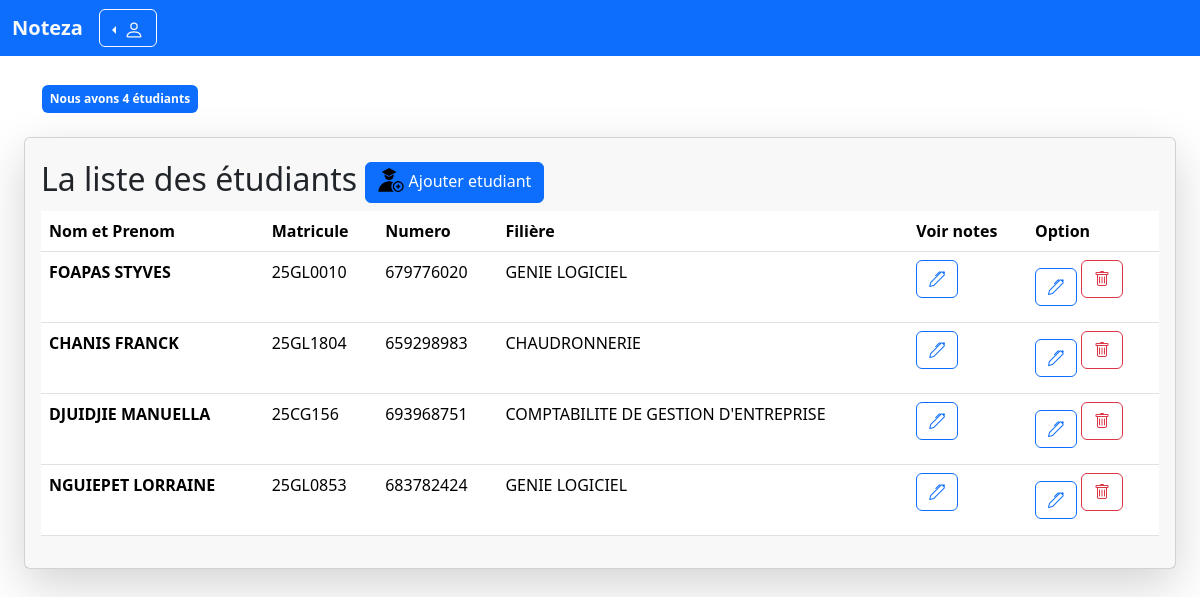
/all-students.php, run on the app's committed database.
### tables this page shows
CREATE TABLE `user` (
  `iduser` int(11) NOT NULL,
  `idfiliere` int(11) DEFAULT NULL,
  `nom` char(32) DEFAULT NULL,
  `prenom` char(32) DEFAULT NULL,
  `matricule` char(32) DEFAULT NULL,
  `mail` char(32) DEFAULT NULL,
  `numero` char(32) DEFAULT NULL,
  `username` char(32) DEFAULT NULL,
  `password` char(32) DEFAULT NULL,
  `role` char(32) DEFAULT NULL
);

CREATE TABLE `filiere` (
  `idfiliere` int(11) NOT NULL,
  `nomfiliere` char(255) DEFAULT NULL,
  `codefiliere` char(255) DEFAULT NULL
);

### models/user.php (called while the page is built, shortened)
<?php
    class User {
        public function getNumberOfStudent($conn){
            $req = $conn -> prepare("SELECT * FROM user WHERE role = 'student'");
            $req -> execute();
            return $req -> rowCount();
        }
        public function AllStudents($conn){
            $role = "student";
            $req = $conn -> prepare("SELECT * FROM user WHERE role =  :role");
            $req -> bindParam(":role", $role);
            $req -> execute();
            return $req -> fetchAll();
        }
    }
?>

### models/filiere.php (called while the page is built, shortened)
<?php
class Filiere {
    public function getName($conn,$id){
        $req = $conn -> prepare ("SELECT * FROM filiere WHERE idfiliere = ? ");
        $req -> execute ([$id]);
        $raw = $req -> fetch();
        return $raw['nomfiliere'];
    }
}
?>

### all-students.php (the view, shortened to what this page needs)
<?php
    require_once 'connexion.php';
    require_once 'models/user.php';
    require_once 'models/filiere.php';
    $user = new User();
    $filiere = new Filiere();
    require_once ('layouts/navbar.php');
    $nombreEtudiant = $user -> getNumberOfStudent($conn);
?>
<div class="container">
    <div class="row">
                <div class="col" style="margin-top:13px;">
                    <div class="py-2 badge text-bg-primary"> Nous avons <?=$nombreEtudiant?> étudiants</div>
                </div>
    </div>
</div>
<div class="col-xl-12 px-4  my-4">
<div class="shadow-lg card">
    <div class="card-header py-3 border-0 px-3">
        <h2 class="heading m-0 mr-5 ">La liste des étudiants
            <?php require_once 'add-student.php' ?>
        </h2>
<div class="table-responsive">
<table class="table " style="padding-left:4px">
    <thead>
        <tr>
            <th scope="col">Nom et Prenom</th>
            <th scope="col">Matricule</th>
            <th scope="col">Numero</th>
            <th scope="col">Filière</th>
            <th scope="col">Voir notes</th>
            <th scope="col">Option</th>
        </tr>
    </thead>
    <?php
        $rows = $user ->AllStudents($conn);
        if ($rows > 0) {
        foreach ($rows as $row) { ?>
        <tr>
            <th scope="row"><?=$row['nom'].' '.$row['prenom']?></th>
            <td scope="row"><?=$row['matricule']?></td>
            <?php
                $nomfiliere = $filiere -> getName($conn,$row['idfiliere']);
            ?>
            <td scope="row"><?=$row['numero']?></td>
            <td scope="row"><?=$nomfiliere?></td>
            <td scope="row">
                <a class="btn btn-outline-primary" href="voirnote.php?etu=<?=$row['iduser']?>">
                    <i class="bi bi-pen"></i>
                </a>
            </td>
            <td scope="row" class="d-flex">
                <?php require 'editstudent.php'; ?>
                <form action="controllers/user.php" onsubmit = "return Confirm()" class="mx-1" method="POST">
                    <button type="submit" name="supp-student" class="btn btn-outline-danger">
                        <i class="bi bi-trash"></i>
                    </button>
                </form>
            </td>
        </tr>
  <?php
}
}else {
echo "<tr><td colspan='7'>Aucun résultat trouvé</td></tr>"; }
echo "</table>";
?>
</div>
 </div>

### layouts/navbar.php (shortened to what this page needs)
<!DOCTYPE html>
<html lang="fr">
<head>
    <link rel="stylesheet" href="css/bootstrap.min.css">
    <link rel="stylesheet" href="https://cdn.jsdelivr.net/npm/bootstrap-icons@1.11.3/font/bootstrap-icons.min.css">
</head>
<body>
<nav class="navbar navbar-expand-lg bg-primary fixed-top">
    <div class="container-fluid">
        <a class="navbar-brand text-light" style="font-weight: bold;" href="admin-dashbord.php">Noteza</a>
        <div class="collapse navbar-collapse" id="navbarSupportedContent">
            <div style="display:flex; " class="justify-content-end" >
                <ul class="nav nav-pills">
                    <div class="btn-group dropstart">
                        <button type="button" class="btn btn-outline-light dropdown-toggle" data-bs-toggle="dropdown" aria-expanded="false">
                        </button>
                    </div>
                </ul>
            </div>
        </div>
    </div>
</nav>
<div class="my-4"><br></div>

### add-student.php (shortened to what this page needs)
<button type="button" class="btn btn-primary my-2" data-bs-toggle="modal" data-bs-target="#staticBackdrop">
            Ajouter etudiant
</button>

### editstudent.php (shortened to what this page needs)
<button type="button" class="btn btn-outline-primary my-2" data-bs-toggle="modal" data-bs-target="#edit<?=$row['iduser']?>">
    <i class="bi bi-pen"></i>
</button>

### data on the page
user: nom "FOAPAS", prenom "STYVES", matricule "25GL0010", numero "679776020", idfiliere.nomfiliere "GENIE LOGICIEL"
user: nom "CHANIS", prenom "FRANCK", matricule "25GL1804", numero "659298983", idfiliere.nomfiliere "CHAUDRONNERIE"
user: nom "DJUIDJIE", prenom "MANUELLA", matricule "25CG156", numero "693968751", idfiliere.nomfiliere "COMPTABILITE DE GESTION D'ENTREPRISE"
user: nom "NGUIEPET", prenom "LORRAINE", matricule "25GL0853", numero "683782424", idfiliere.nomfiliere "GENIE LOGICIEL"

### other printed values
$nombreEtudiant "4"
